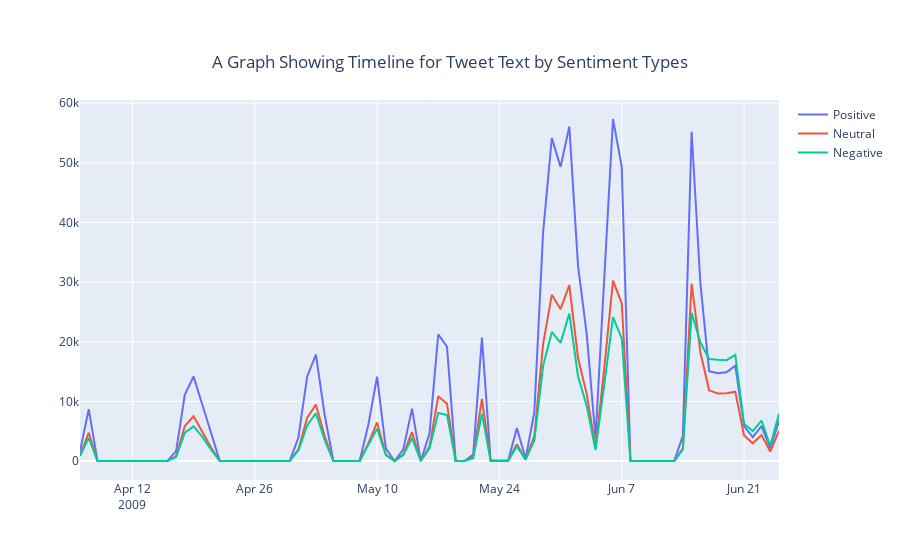

This figure's notebook cell:
### Markdown cell above
#### Trend/Timeline Visualization

### Code cell
#Ploting a graph of TweetText by Sentiments against Time.
fig=go.Figure()
fig.add_trace(go.Scatter(x=datadatepos.index,y=datadatepos['Sentiments'],name='Positive'))
fig.add_trace(go.Scatter(x=datadateneu.index,y=datadateneu['Sentiments'],name='Neutral'))
fig.add_trace(go.Scatter(x=datadateneg.index,y=datadateneg['Sentiments'],name='Negative'))
fig.update_layout(
    title={'text':"A Graph Showing Timeline for Tweet Text by Sentiment Types",'y':0.9,
        'x':0.5,
        'xanchor': 'center',
        'yanchor': 'top'})
fig.show()
